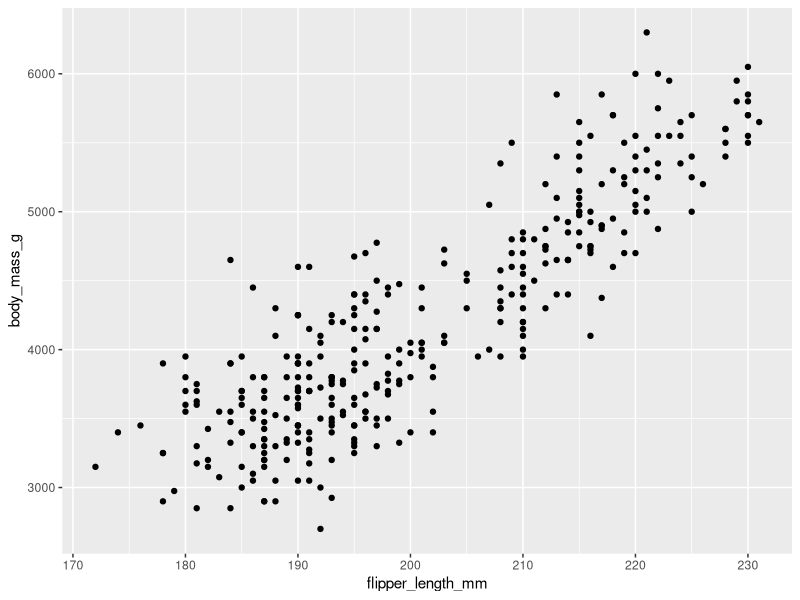
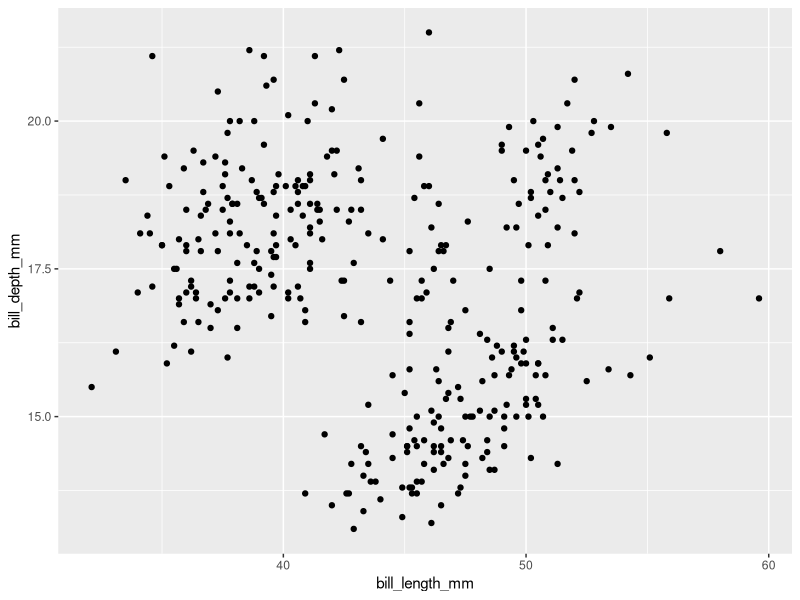
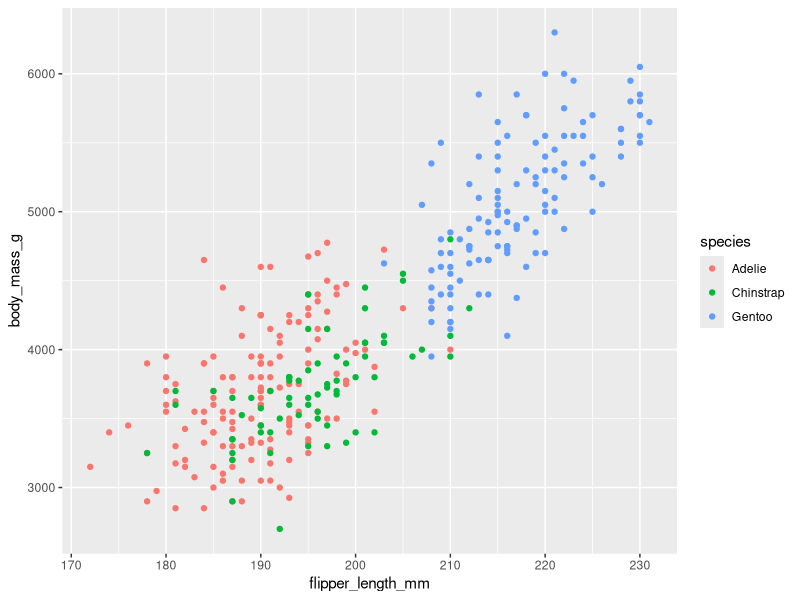
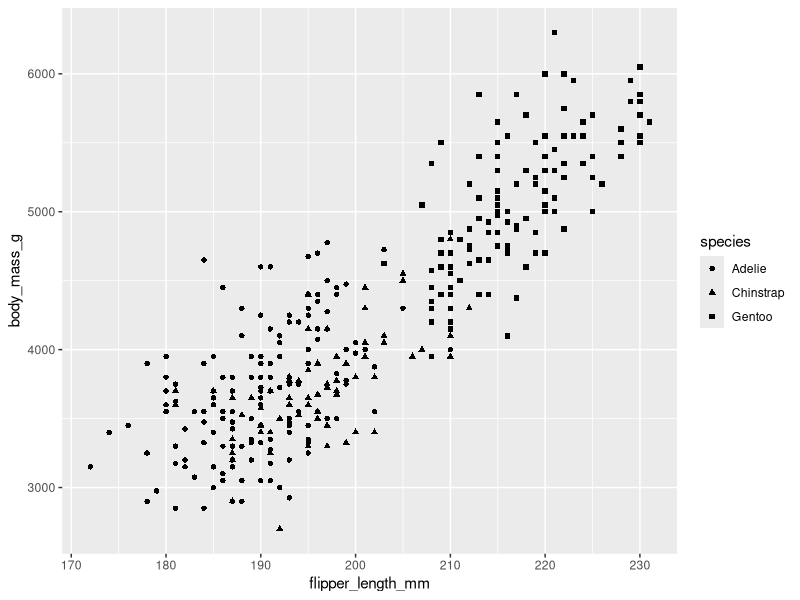
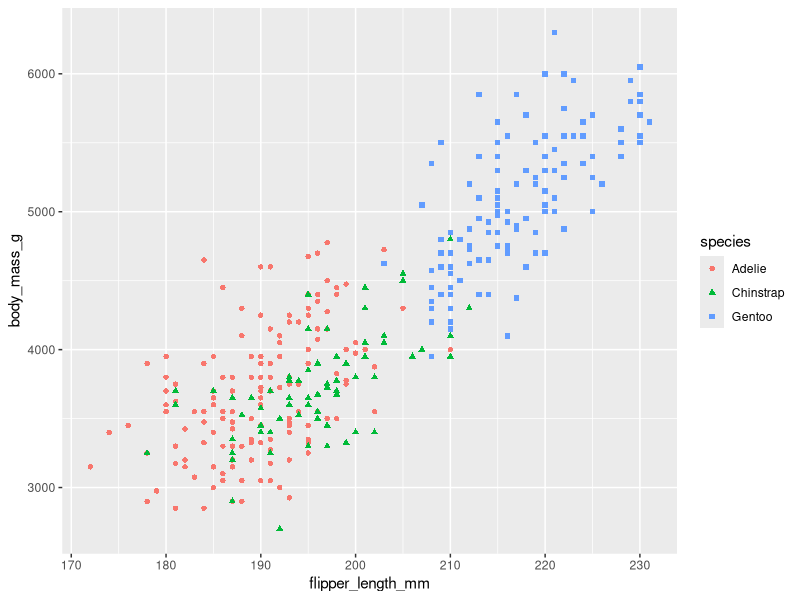
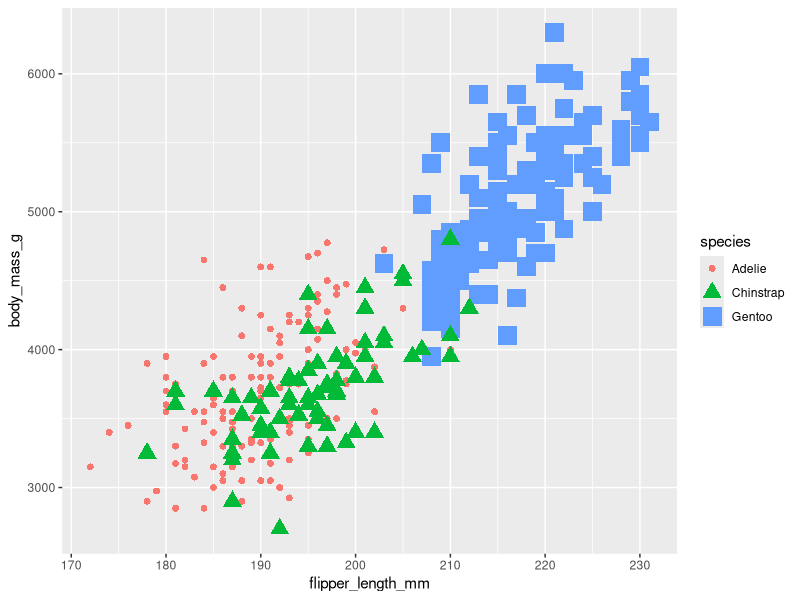
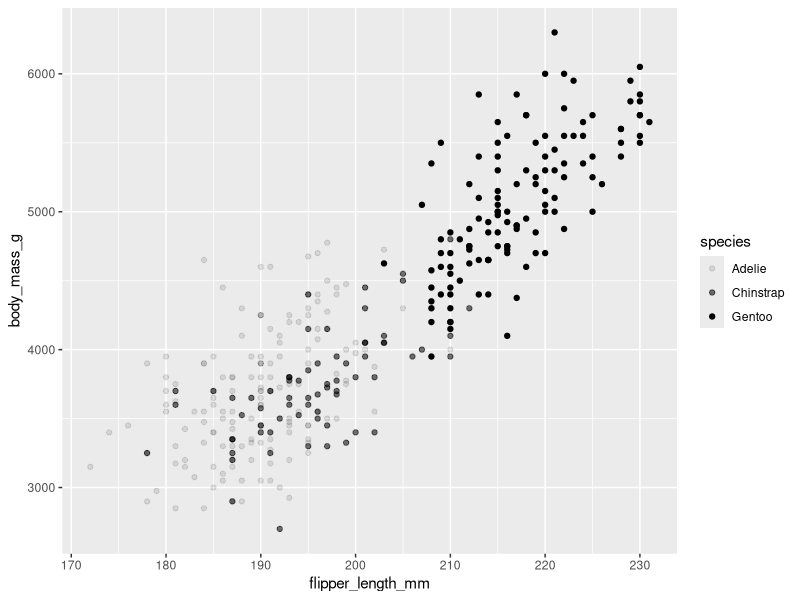
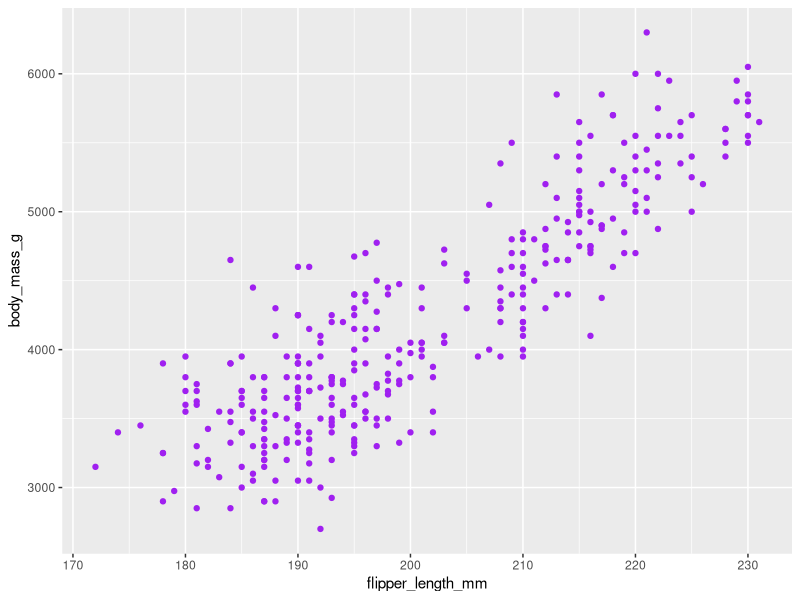

Here is the R script that generated these plots, in order:
library(ggplot2)
library(palmerpenguins)
#penguin dataset
ggplot(data=penguins)+geom_point(mapping=aes(x=flipper_length_mm,y=body_mass_g))
ggplot(data=penguins)+geom_point(mapping=aes(x=bill_length_mm,y=bill_depth_mm))
ggplot(data=penguins)+geom_point(mapping=aes(x=flipper_length_mm,y=body_mass_g,color=species))
ggplot(data=penguins)+geom_point(mapping=aes(x=flipper_length_mm,y=body_mass_g,shape=species))
ggplot(data=penguins)+geom_point(mapping=aes(x=flipper_length_mm,y=body_mass_g,color=species,shape=species))
ggplot(data=penguins)+geom_point(mapping=aes(x=flipper_length_mm,y=body_mass_g,color=species,shape=species,size=species))
ggplot(data=penguins)+geom_point(mapping=aes(x=flipper_length_mm,y=body_mass_g,alpha=species))
ggplot(data=penguins)+geom_point(mapping=aes(x=flipper_length_mm,y=body_mass_g),color="purple")


#geom_function
ggplot(data=penguins)+geom_smooth(mapping=aes(x=flipper_length_mm,y=body_mass_g))
ggplot(data=penguins)+geom_smooth(mapping=aes(x=flipper_length_mm,y=body_mass_g))+geom_point(mapping=aes(x=flipper_length_mm,y=body_mass_g))
ggplot(data=penguins)+geom_smooth(mapping=aes(x=flipper_length_mm,y=body_mass_g,linetype=species))
ggplot(data=penguins)+geom_jitter(mapping=aes(x=flipper_length_mm,y=body_mass_g))


#diamonds-dataset
ggplot(data=diamonds)+geom_bar(mapping=aes(x=cut)) #cut is an attribute in diamonds dataset,y axis automatically set as count
ggplot(data=diamonds)+geom_bar(mapping=aes(x=cut,color=cut))
ggplot(data=diamonds)+geom_bar(mapping=aes(x=cut,fill=cut))
ggplot(data=diamonds)+geom_bar(mapping=aes(x=cut,fill=clarity)) #clarity is another attribut,check diamond dataset


#run these code line by line to know the difference of each function
